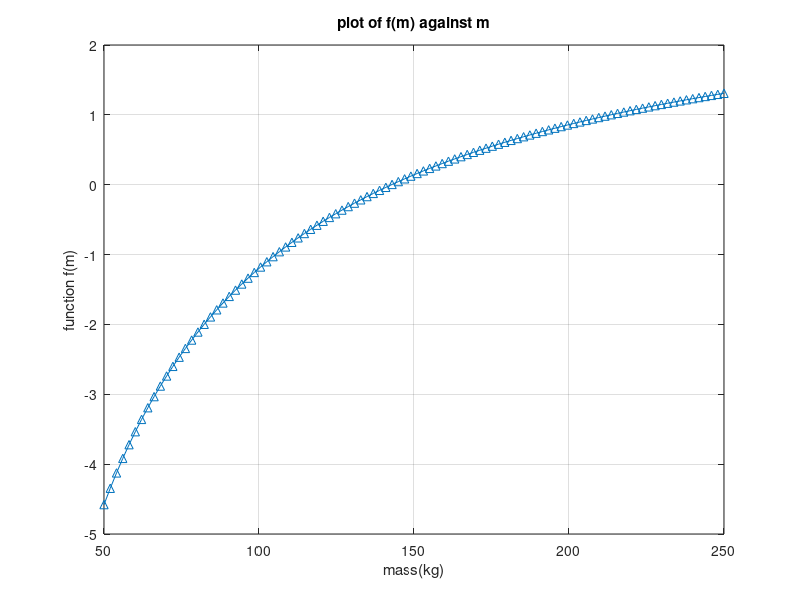

Source code (MATLAB):

cd = 0.25; % drag coefficient

g = 9.81; % acceleration due to gravity

v = 36; % velocity of the jumper

t = 4;  % time

m = linspace(50,250); % mass of the jumper

f_m = sqrt(g*m/cd).*tanh(sqrt(g*cd./m)*t)- v;

plot(m,f_m, '-^')

grid on

xlabel ('mass(kg)')
ylabel ('function f(m)')
title ('plot of f(m) against m')



%use this to check if the mass, m = 142.74, you noticed that f_m2 is almost
%zero
f_m2 = sqrt(g*142.74/cd)*tanh(sqrt(g*cd/142.74)*t)- v ;




